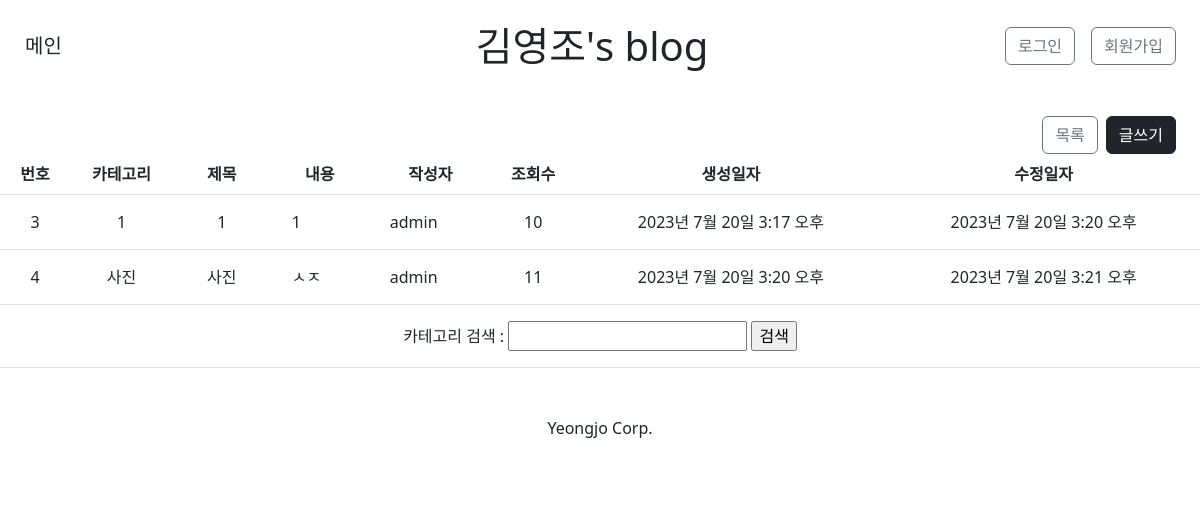
Before: /blog/ with the older database file.
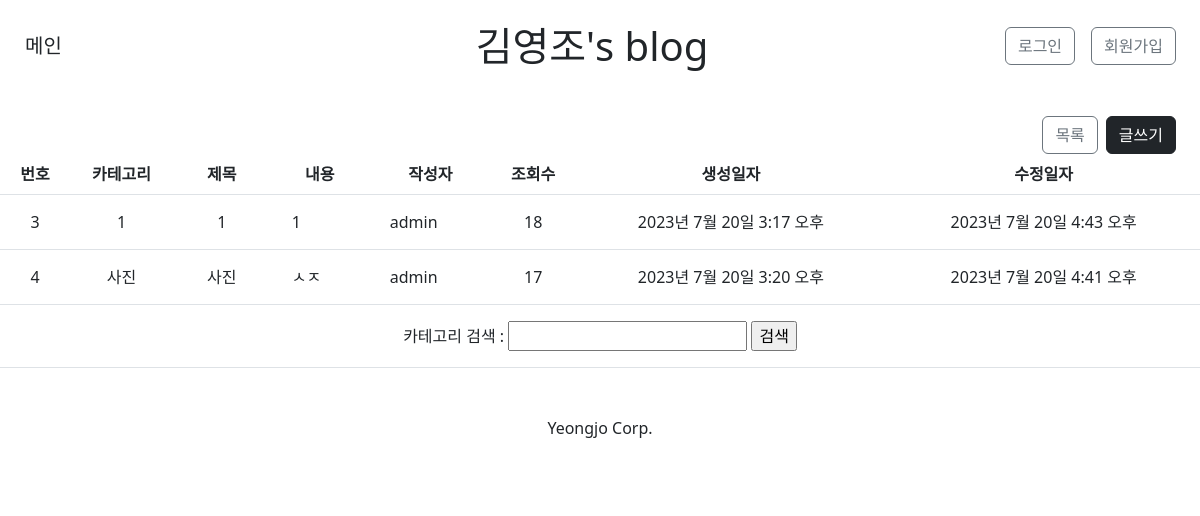
After: the same page with the newer database file.
### blog/models.py (models this page shows)
class Post(models.Model):
    title = models.CharField(max_length=30)
    content = models.TextField()
    imgfile = models.ImageField(null=True, upload_to="", blank=True)
    category = models.CharField(max_length=10)
    writer = models.ForeignKey(User, on_delete=models.CASCADE)
    count = models.PositiveIntegerField(default=0)
    created_at = models.DateTimeField(auto_now_add=True)
    updated_at = models.DateTimeField(auto_now=True)

### user/models.py (models this page shows)
class User(AbstractUser):
    username = models.CharField(unique=True, max_length=20)
    is_staff = models.BooleanField(default=False)
    is_active = models.BooleanField(default=True)
    is_superuser = models.BooleanField(default=False)
    last_login = models.DateTimeField(null=True, blank=True)
    date_joined = models.DateTimeField(auto_now_add=True)
    USERNAME_FIELD = "username"
    EMAIL_FIELD = "username"
    REQUIRED_FIELDS = []
    objects = UserManager()

### blog/views.py (the view)
# urls.py: path("", views.PostList.as_view(), name='post-list'),
class PostList(View):
    def get(self, request):
        post_objs = Post.objects.all()
        context = {
            'title': '블로그',
            'posts': post_objs
        }
        return render(request, 'blog/post_list.html', context)

### blog/templates/blog/post_list.html (shortened to what this page needs)
{% extends 'base.html' %}
{% block content %}
    <div class="d-flex justify-content-end me-4 mt-4">
        <a class="btn btn-outline-secondary me-2" href="{% url 'blog:post-list' %}">목록</a>
        <form action="{% url 'blog:post-write' %}" method="get">
            <input class="btn btn-dark" type="submit" value="글쓰기">
        </form>
    </div>
    {% if posts %}
        <table class="table table-hover align-middle">
            <thead class="text-center">
                <tr>
                    <th>번호</th>
                    <th>카테고리</th>
                    <th>제목</th>
                    <th>내용</th>
                    <th>작성자</th>
                    <th>조회수</th>
                    <th>생성일자</th>
                    <th>수정일자</th>
                </tr>
            </thead>
            <tbody>
                {% for post in posts %}
                    <tr>
                        <th class="text-center"><a class="btn" href="{% url 'blog:post-detail' id=post.pk %}">{{ post.pk }}</a></th>
                        <td class="text-center"><a class="btn" href="{% url 'blog:post-detail' id=post.pk %}">{{ post.category }}</a></td>
                        <td class="text-center"><a class="btn" href="{% url 'blog:post-detail' id=post.pk %}">{{ post.title }}</a></td>
                        <td><a class="btn" href="{% url 'blog:post-detail' id=post.pk %}">{{ post.content }}</a></td>
                        <td><a class="btn" href="{% url 'blog:post-detail' id=post.pk %}">{{ post.writer }}</a></td>
                        <td class="text-center"><a class="btn" href="{% url 'blog:post-detail' id=post.pk %}">{{ post.count }}</a></td>
                        <td class="text-center"><a class="btn" href="{% url 'blog:post-detail' id=post.pk %}">{{ post.created_at }}</a></td>
                        <td class="text-center"><a class="btn" href="{% url 'blog:post-detail' id=post.pk %}">{{ post.updated_at }}</a></td>
                    </tr>
                {% endfor %}
            </tbody>
        </table>
    {% else %}
        <p>작성된 게시물이 없습니다.</p>
    {% endif %}
    <div class="d-flex justify-content-center my-3">
        <form id="search-form" action="" method="get">
            카테고리 검색 : <input id="search-input" type="text"/>
            <input type="submit" value="검색">
        </form>
    </div>
{% endblock %}

Changed rows visible on the page:
changed Post "2023년 7월 20일 3:17 오후": count "10" → "18"; updated_at "2023년 7월 20일 3:20 오후" → "2023년 7월 20일 4:43 오후"
changed Post "사진": count "11" → "17"; updated_at "2023년 7월 20일 3:21 오후" → "2023년 7월 20일 4:41 오후"
